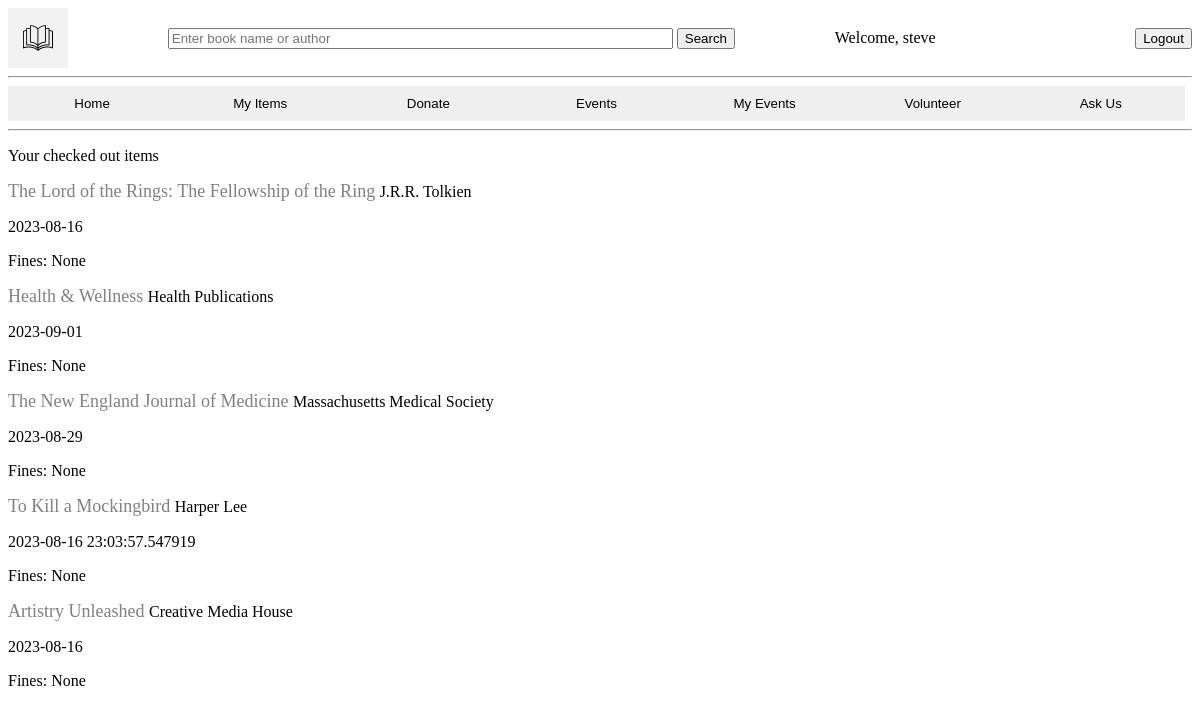
/myItems (signed in), run on the app's committed database.
### tables this page shows
CREATE TABLE Book(
    Book_title CHAR(50) NOT NULL,
    Book_author CHAR(50) NOT NULL,
    Book_publication_yr INTEGER DEFAULT NULL,
    Book_format CHAR(6) NOT NULL,
    Book_description VARCHAR NOT NULL, 
    Item_ID INTEGER UNIQUE REFERENCES Item(Item_ID) ON DELETE CASCADE,
    CHECK (Book_format IN ('Print', 'Online'))
);

CREATE TABLE Borrowing_History(
    BorrowingID INTEGER PRIMARY KEY AUTOINCREMENT,
    UserID INTEGER REFERENCES Users(UserID),
    Item_ID INTEGER REFERENCES Item(Item_ID),
    Issue_date DATE DEFAULT (CURRENT_DATE),
    Return_date DATE NOT NULL,
    CHECK (Return_date > Issue_date)
);

CREATE TABLE Magazine(
    Magazine_title VARCHAR NOT NULL, 
    Magazine_volNo INTEGER NOT NULL,
    Magazine_issueNo CHAR(15) NOT NULL, 
    Magazine_publisher VARCHAR DEFAULT NULL, 
    Item_ID INTEGER UNIQUE REFERENCES Item(Item_ID) ON DELETE CASCADE,
    CHECK (Magazine_volNo > 0)
);

CREATE TABLE Journal(
    Journal_title VARCHAR NOT NULL, 
    Journal_publisher VARCHAR NOT NULL,
    Journal_date DATE NOT NULL,
    Item_ID INTEGER UNIQUE REFERENCES Item(Item_ID) ON DELETE CASCADE
);

### app.py (the view)
@app.route('/myItems',methods=('GET','Post'))
def myItems():
    name = session.get('username')
    if(name == None):
        return redirect(url_for('login'))
    searchForm=SearchForm()
    logoutForm=LogoutForm()
    if (logoutForm.logout_button.data):
        session['user_id']=None
        session['username']=None
    if (searchForm.search_button.data):
        search=request.form['search_bar']
        return redirect(url_for('search',search=search))
    name = session.get('username')
    conn=sqlite3.connect("library.db")
    conn.row_factory=sqlite3.Row
    query=userItems(session.get('user_id'))
    search_results=conn.execute(query).fetchall()
    conn.close()
    items=None
    return render_template('myItems.html',name=name,logoutForm=logoutForm, searchForm=searchForm, title='My items',  search_results=search_results)

### forms.py
class SearchForm(FlaskForm):
    search_bar=StringField('Search Item Name or Creator', render_kw={"placeholder": "Enter book name or author","size":"60px","height":"60px"})
    search_button=SubmitField('Search',render_kw={"size":"60px", "height":"60px"})

class LogoutForm(FlaskForm):
    logout_button = SubmitField("Logout")

### app.py (called while the page is built)
def userItems(userID):
    query=f'''SELECT * FROM borrowing_history
    left join item ON item.item_id=borrowing_history.item_id
    left join book ON book.item_id=borrowing_history.item_id
    left join magazine ON magazine.item_id=borrowing_history.item_id
    left join cd ON cd.item_id=borrowing_history.item_id
    left join record ON record.item_id=borrowing_history.item_id
    left join journal ON journal.item_id=borrowing_history.item_id
    left join movie ON movie.item_id=borrowing_history.item_id
    left join fines ON fines.borrowingID=borrowing_history.borrowingID
    where
    UserID={userID}'''
    return query

### templates/myItems.html (shortened to what this page needs)
{% extends "top.html" %}
{% block content %}
    <p>Your checked out items {{search}}</p>
    {% for search_result in search_results %}
        <div class='search-Result'>
            {% if search_result['item_type'] == "Book"%}
            <div>
                <a href="{{url_for('itemCheckOut',item=search_result['item_id'])}}">{{ search_result['Book_title']}} </a>
                {{ search_result['Book_author'] }} <br>
                <p>{{ search_result['return_date']}}</p>
                <p>Fines: {{ search_result['fine_amount']}}</p>
            </div>
            {%endif%}
            {% if search_result['item_type'] == "Magazine"%}
            <div>
                <a href="{{url_for('itemCheckOut',item=search_result['item_id'])}}">{{ search_result['Magazine_title']}} </a>
                {{ search_result['Magazine_publisher']}}
                <p>{{ search_result['return_date']}}</p>
                <p>Fines: {{ search_result['fine_amount']}}</p>
            </div>
            {%endif%}
            {% if search_result['item_type'] == "Journal"%}
            <div>
                <a href="{{url_for('itemCheckOut',item=search_result['item_id'])}}">{{ search_result['Journal_title']}} </a>
                {{ search_result['Journal_publisher']}}
                <p>{{ search_result['return_date']}}</p>
                <p>Fines: {{ search_result['fine_amount']}}</p>
            </div>
            {%endif%}
        </div>
    {% endfor %}
{% endblock %}

### static/styles/general.css (style rules this page uses)
a { color:gray; font-size:18px; text-decoration: none; }

### data on the page
Book: Book_title "The Lord of the Rings: The Fellowship of the Ring", Book_author "J.R.R. Tolkien", return_date "2023-08-16", fine_amount "None"
Magazine: Magazine_title "Health & Wellness", Magazine_publisher "Health Publications", return_date "2023-09-01", fine_amount "None"
Journal: Journal_title "The New England Journal of Medicine", Journal_publisher "Massachusetts Medical Society", return_date "2023-08-29", fine_amount "None"
Book: Book_title "To Kill a Mockingbird", Book_author "Harper Lee", return_date "2023-08-16 23:03:57.547919", fine_amount "None"
Magazine: Magazine_title "Artistry Unleashed", Magazine_publisher "Creative Media House", return_date "2023-08-16", fine_amount "None"

### other printed values
{{ name }} "steve"
